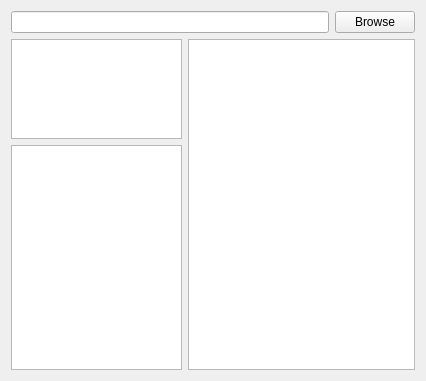
<?xml version="1.0" encoding="UTF-8"?>
<ui version="4.0">
 <class>Form</class>
 <widget class="QWidget" name="Form">
  <property name="geometry">
   <rect>
    <x>0</x>
    <y>0</y>
    <width>426</width>
    <height>381</height>
   </rect>
  </property>
  <property name="windowTitle">
   <string>File Reader</string>
  </property>
  <layout class="QGridLayout" name="gridLayout">
   <item row="0" column="0">
    <layout class="QHBoxLayout" name="horizontalLayout">
     <item>
      <widget class="QLineEdit" name="folder_le"/>
     </item>
     <item>
      <widget class="QPushButton" name="browse_pb">
       <property name="text">
        <string>Browse</string>
       </property>
      </widget>
     </item>
    </layout>
   </item>
   <item row="1" column="0">
    <layout class="QGridLayout" name="files_grid_layout">
     <item row="0" column="0">
      <widget class="QListWidget" name="files_lw_folder">
       <property name="maximumSize">
        <size>
         <width>200</width>
         <height>100</height>
        </size>
       </property>
      </widget>
     </item>
     <item row="0" column="1" rowspan="2">
      <widget class="QTextBrowser" name="files_tb">
       <property name="sizePolicy">
        <sizepolicy hsizetype="Expanding" vsizetype="Expanding">
         <horstretch>0</horstretch>
         <verstretch>0</verstretch>
        </sizepolicy>
       </property>
       <property name="maximumSize">
        <size>
         <width>16777215</width>
         <height>16777215</height>
        </size>
       </property>
      </widget>
     </item>
     <item row="1" column="0">
      <widget class="QListWidget" name="files_lw">
       <property name="maximumSize">
        <size>
         <width>200</width>
         <height>16777215</height>
        </size>
       </property>
      </widget>
     </item>
    </layout>
   </item>
  </layout>
 </widget>
 <resources/>
 <connections/>
</ui>
